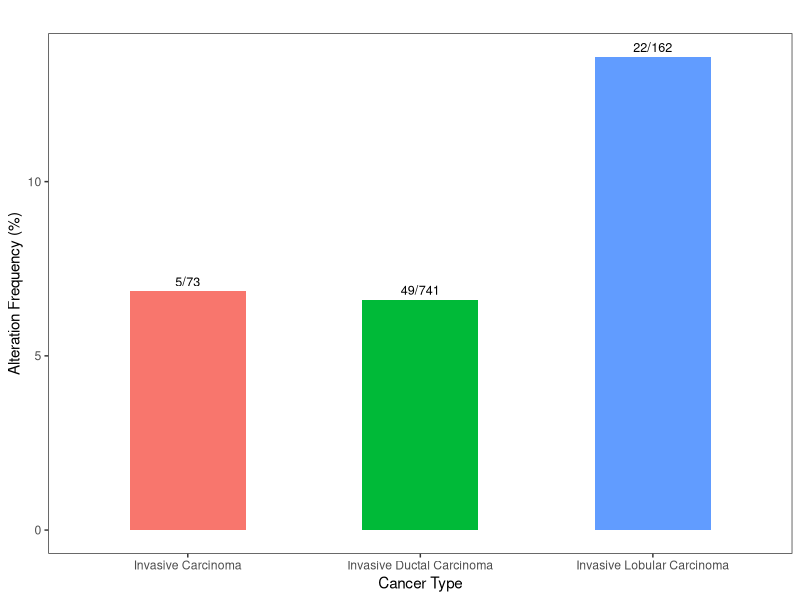

R code for this plot:
library(ggplot2)
alter <- read.table("alteration.txt",header = T,sep="\t")
colnames(alter)

ggplot(alter,aes(x=Cancer.Type, y=Alteration.Frequency,fill=Cancer.Type))+
  geom_bar(stat = "identity",width = 0.5, position = position_dodge(0.8))+
  theme_bw()+theme(panel.grid.major = element_blank(),panel.grid.minor = element_blank())+
  labs(x = "Cancer Type", y = 'Alteration Frequency (%)',title = "")+
  geom_text(aes(label=X), 
            color="black", size=3.2,position=position_dodge(0.5),vjust=-0.5)+
  guides(fill=FALSE)

